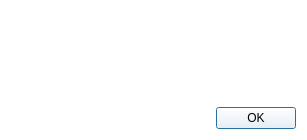
<?xml version="1.0" encoding="UTF-8"?>
<ui version="4.0">
 <class>error_window</class>
 <widget class="QDialog" name="error_window">
  <property name="geometry">
   <rect>
    <x>0</x>
    <y>0</y>
    <width>307</width>
    <height>140</height>
   </rect>
  </property>
  <property name="sizePolicy">
   <sizepolicy hsizetype="Fixed" vsizetype="Fixed">
    <horstretch>0</horstretch>
    <verstretch>0</verstretch>
   </sizepolicy>
  </property>
  <property name="windowTitle">
   <string>Error</string>
  </property>
  <property name="windowIcon">
   <iconset>
    <normaloff>../../sgLogo.ico</normaloff>../../sgLogo.ico</iconset>
  </property>
  <property name="styleSheet">
   <string notr="true">background-color: rgb(255, 255, 255);</string>
  </property>
  <layout class="QVBoxLayout" name="verticalLayout">
   <item>
    <widget class="QWidget" name="widget" native="true">
     <property name="styleSheet">
      <string notr="true">background-color: rgb(255, 255, 255);</string>
     </property>
     <layout class="QHBoxLayout" name="horizontalLayout">
      <item>
       <widget class="QLabel" name="label">
        <property name="maximumSize">
         <size>
          <width>80</width>
          <height>80</height>
         </size>
        </property>
        <property name="text">
         <string/>
        </property>
        <property name="pixmap">
         <pixmap>../../sgLogo.png</pixmap>
        </property>
        <property name="scaledContents">
         <bool>true</bool>
        </property>
       </widget>
      </item>
      <item>
       <widget class="QLabel" name="error_msg_lable">
        <property name="font">
         <font>
          <family>Bitstream Charter</family>
          <pointsize>15</pointsize>
         </font>
        </property>
        <property name="styleSheet">
         <string notr="true">color: rgb(239, 41, 41);</string>
        </property>
        <property name="text">
         <string/>
        </property>
        <property name="alignment">
         <set>Qt::AlignCenter</set>
        </property>
       </widget>
      </item>
     </layout>
    </widget>
   </item>
   <item>
    <widget class="QDialogButtonBox" name="buttonBox">
     <property name="orientation">
      <enum>Qt::Horizontal</enum>
     </property>
     <property name="standardButtons">
      <set>QDialogButtonBox::Ok</set>
     </property>
    </widget>
   </item>
  </layout>
 </widget>
 <resources/>
 <connections>
  <connection>
   <sender>buttonBox</sender>
   <signal>accepted()</signal>
   <receiver>error_window</receiver>
   <slot>accept()</slot>
   <hints>
    <hint type="sourcelabel">
     <x>248</x>
     <y>254</y>
    </hint>
    <hint type="destinationlabel">
     <x>157</x>
     <y>274</y>
    </hint>
   </hints>
  </connection>
  <connection>
   <sender>buttonBox</sender>
   <signal>rejected()</signal>
   <receiver>error_window</receiver>
   <slot>reject()</slot>
   <hints>
    <hint type="sourcelabel">
     <x>316</x>
     <y>260</y>
    </hint>
    <hint type="destinationlabel">
     <x>286</x>
     <y>274</y>
    </hint>
   </hints>
  </connection>
 </connections>
</ui>
